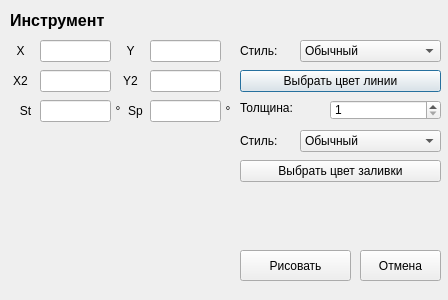
<?xml version="1.0" encoding="UTF-8"?>
<ui version="4.0">
 <class>ToolDialog</class>
 <widget class="QDialog" name="ToolDialog">
  <property name="geometry">
   <rect>
    <x>0</x>
    <y>0</y>
    <width>448</width>
    <height>300</height>
   </rect>
  </property>
  <property name="windowTitle">
   <string>Dialog</string>
  </property>
  <widget class="QLabel" name="labelTool">
   <property name="geometry">
    <rect>
     <x>10</x>
     <y>10</y>
     <width>381</width>
     <height>21</height>
    </rect>
   </property>
   <property name="font">
    <font>
     <pointsize>12</pointsize>
     <weight>75</weight>
     <bold>true</bold>
    </font>
   </property>
   <property name="text">
    <string>Инструмент</string>
   </property>
  </widget>
  <widget class="QLineEdit" name="lineEditX1">
   <property name="geometry">
    <rect>
     <x>40</x>
     <y>40</y>
     <width>71</width>
     <height>22</height>
    </rect>
   </property>
  </widget>
  <widget class="QLabel" name="labelX1">
   <property name="geometry">
    <rect>
     <x>10</x>
     <y>40</y>
     <width>21</width>
     <height>21</height>
    </rect>
   </property>
   <property name="text">
    <string>X</string>
   </property>
   <property name="alignment">
    <set>Qt::AlignCenter</set>
   </property>
  </widget>
  <widget class="QLabel" name="labelY1">
   <property name="geometry">
    <rect>
     <x>120</x>
     <y>40</y>
     <width>21</width>
     <height>21</height>
    </rect>
   </property>
   <property name="text">
    <string>Y</string>
   </property>
   <property name="alignment">
    <set>Qt::AlignCenter</set>
   </property>
  </widget>
  <widget class="QLineEdit" name="lineEditY1">
   <property name="geometry">
    <rect>
     <x>150</x>
     <y>40</y>
     <width>71</width>
     <height>22</height>
    </rect>
   </property>
  </widget>
  <widget class="QLineEdit" name="lineEditY2">
   <property name="geometry">
    <rect>
     <x>150</x>
     <y>70</y>
     <width>71</width>
     <height>22</height>
    </rect>
   </property>
  </widget>
  <widget class="QLabel" name="labelX2">
   <property name="geometry">
    <rect>
     <x>10</x>
     <y>70</y>
     <width>21</width>
     <height>21</height>
    </rect>
   </property>
   <property name="text">
    <string>X2</string>
   </property>
   <property name="alignment">
    <set>Qt::AlignCenter</set>
   </property>
  </widget>
  <widget class="QLabel" name="labelY2">
   <property name="geometry">
    <rect>
     <x>120</x>
     <y>70</y>
     <width>21</width>
     <height>21</height>
    </rect>
   </property>
   <property name="text">
    <string>Y2</string>
   </property>
   <property name="alignment">
    <set>Qt::AlignCenter</set>
   </property>
  </widget>
  <widget class="QLineEdit" name="lineEditX2">
   <property name="geometry">
    <rect>
     <x>40</x>
     <y>70</y>
     <width>71</width>
     <height>22</height>
    </rect>
   </property>
  </widget>
  <widget class="QPushButton" name="pushButtonPenColor">
   <property name="geometry">
    <rect>
     <x>240</x>
     <y>70</y>
     <width>201</width>
     <height>22</height>
    </rect>
   </property>
   <property name="autoFillBackground">
    <bool>true</bool>
   </property>
   <property name="text">
    <string>Выбрать цвет линии</string>
   </property>
  </widget>
  <widget class="QPushButton" name="pushButtonDraw">
   <property name="geometry">
    <rect>
     <x>240</x>
     <y>250</y>
     <width>111</width>
     <height>31</height>
    </rect>
   </property>
   <property name="text">
    <string>Рисовать</string>
   </property>
  </widget>
  <widget class="QPushButton" name="pushButtonCancel">
   <property name="geometry">
    <rect>
     <x>360</x>
     <y>250</y>
     <width>81</width>
     <height>31</height>
    </rect>
   </property>
   <property name="text">
    <string>Отмена</string>
   </property>
  </widget>
  <widget class="QPushButton" name="pushButtonBrushColor">
   <property name="geometry">
    <rect>
     <x>240</x>
     <y>160</y>
     <width>201</width>
     <height>22</height>
    </rect>
   </property>
   <property name="autoFillBackground">
    <bool>true</bool>
   </property>
   <property name="text">
    <string>Выбрать цвет заливки</string>
   </property>
  </widget>
  <widget class="QComboBox" name="comboBoxPenStyle">
   <property name="geometry">
    <rect>
     <x>300</x>
     <y>40</y>
     <width>141</width>
     <height>22</height>
    </rect>
   </property>
   <property name="currentIndex">
    <number>1</number>
   </property>
   <item>
    <property name="text">
     <string>Без линии</string>
    </property>
   </item>
   <item>
    <property name="text">
     <string>Обычный</string>
    </property>
   </item>
   <item>
    <property name="text">
     <string>Пунктир</string>
    </property>
   </item>
   <item>
    <property name="text">
     <string>Пунктир-точка</string>
    </property>
   </item>
   <item>
    <property name="text">
     <string>Пунктир-точка-точка</string>
    </property>
   </item>
  </widget>
  <widget class="QSpinBox" name="spinBoxPenWeight">
   <property name="geometry">
    <rect>
     <x>330</x>
     <y>100</y>
     <width>111</width>
     <height>20</height>
    </rect>
   </property>
   <property name="minimum">
    <number>1</number>
   </property>
   <property name="maximum">
    <number>1000</number>
   </property>
  </widget>
  <widget class="QLabel" name="labelPenWeight">
   <property name="geometry">
    <rect>
     <x>240</x>
     <y>97</y>
     <width>91</width>
     <height>21</height>
    </rect>
   </property>
   <property name="text">
    <string>Толщина:</string>
   </property>
   <property name="alignment">
    <set>Qt::AlignLeading|Qt::AlignLeft|Qt::AlignVCenter</set>
   </property>
  </widget>
  <widget class="QLabel" name="labelPenStyle">
   <property name="geometry">
    <rect>
     <x>240</x>
     <y>40</y>
     <width>61</width>
     <height>21</height>
    </rect>
   </property>
   <property name="text">
    <string>Стиль:</string>
   </property>
   <property name="alignment">
    <set>Qt::AlignLeading|Qt::AlignLeft|Qt::AlignVCenter</set>
   </property>
  </widget>
  <widget class="QLabel" name="labelBrushStyle">
   <property name="geometry">
    <rect>
     <x>240</x>
     <y>130</y>
     <width>61</width>
     <height>21</height>
    </rect>
   </property>
   <property name="text">
    <string>Стиль:</string>
   </property>
   <property name="alignment">
    <set>Qt::AlignLeading|Qt::AlignLeft|Qt::AlignVCenter</set>
   </property>
  </widget>
  <widget class="QComboBox" name="comboBoxBrushStyle">
   <property name="geometry">
    <rect>
     <x>300</x>
     <y>130</y>
     <width>141</width>
     <height>22</height>
    </rect>
   </property>
   <property name="currentIndex">
    <number>1</number>
   </property>
   <item>
    <property name="text">
     <string>Без заливки</string>
    </property>
   </item>
   <item>
    <property name="text">
     <string>Обычный</string>
    </property>
   </item>
   <item>
    <property name="text">
     <string>Плотность 1</string>
    </property>
   </item>
   <item>
    <property name="text">
     <string>Плотность 2</string>
    </property>
   </item>
   <item>
    <property name="text">
     <string>Плотность 3</string>
    </property>
   </item>
   <item>
    <property name="text">
     <string>Плотность 4</string>
    </property>
   </item>
   <item>
    <property name="text">
     <string>Плотность 5</string>
    </property>
   </item>
   <item>
    <property name="text">
     <string>Плотность 6</string>
    </property>
   </item>
   <item>
    <property name="text">
     <string>Плотность 7</string>
    </property>
   </item>
   <item>
    <property name="text">
     <string>Гор. штрих</string>
    </property>
   </item>
   <item>
    <property name="text">
     <string>Вер. штрих</string>
    </property>
   </item>
   <item>
    <property name="text">
     <string>Клетка</string>
    </property>
   </item>
   <item>
    <property name="text">
     <string>Диаг. штрих 1</string>
    </property>
   </item>
   <item>
    <property name="text">
     <string>Диаг. штрих 2</string>
    </property>
   </item>
   <item>
    <property name="text">
     <string>Диаг. штрих 3</string>
    </property>
   </item>
  </widget>
  <widget class="QLineEdit" name="lineEditA1">
   <property name="geometry">
    <rect>
     <x>40</x>
     <y>100</y>
     <width>71</width>
     <height>22</height>
    </rect>
   </property>
  </widget>
  <widget class="QLabel" name="labelA2">
   <property name="geometry">
    <rect>
     <x>120</x>
     <y>100</y>
     <width>31</width>
     <height>21</height>
    </rect>
   </property>
   <property name="text">
    <string>Sp</string>
   </property>
   <property name="alignment">
    <set>Qt::AlignCenter</set>
   </property>
  </widget>
  <widget class="QLabel" name="labelA1">
   <property name="geometry">
    <rect>
     <x>10</x>
     <y>100</y>
     <width>31</width>
     <height>21</height>
    </rect>
   </property>
   <property name="text">
    <string>St</string>
   </property>
   <property name="alignment">
    <set>Qt::AlignCenter</set>
   </property>
  </widget>
  <widget class="QLineEdit" name="lineEditA2">
   <property name="geometry">
    <rect>
     <x>150</x>
     <y>100</y>
     <width>71</width>
     <height>22</height>
    </rect>
   </property>
  </widget>
  <widget class="QLabel" name="labelA1_2">
   <property name="geometry">
    <rect>
     <x>110</x>
     <y>100</y>
     <width>16</width>
     <height>21</height>
    </rect>
   </property>
   <property name="text">
    <string>°</string>
   </property>
   <property name="alignment">
    <set>Qt::AlignCenter</set>
   </property>
  </widget>
  <widget class="QLabel" name="labelA2_2">
   <property name="geometry">
    <rect>
     <x>220</x>
     <y>100</y>
     <width>16</width>
     <height>21</height>
    </rect>
   </property>
   <property name="text">
    <string>°</string>
   </property>
   <property name="alignment">
    <set>Qt::AlignCenter</set>
   </property>
  </widget>
 </widget>
 <tabstops>
  <tabstop>lineEditX1</tabstop>
  <tabstop>lineEditY1</tabstop>
  <tabstop>lineEditX2</tabstop>
  <tabstop>lineEditY2</tabstop>
  <tabstop>lineEditA1</tabstop>
  <tabstop>lineEditA2</tabstop>
  <tabstop>pushButtonPenColor</tabstop>
  <tabstop>comboBoxPenStyle</tabstop>
  <tabstop>spinBoxPenWeight</tabstop>
  <tabstop>pushButtonBrushColor</tabstop>
  <tabstop>comboBoxBrushStyle</tabstop>
  <tabstop>pushButtonDraw</tabstop>
  <tabstop>pushButtonCancel</tabstop>
 </tabstops>
 <resources/>
 <connections/>
</ui>
